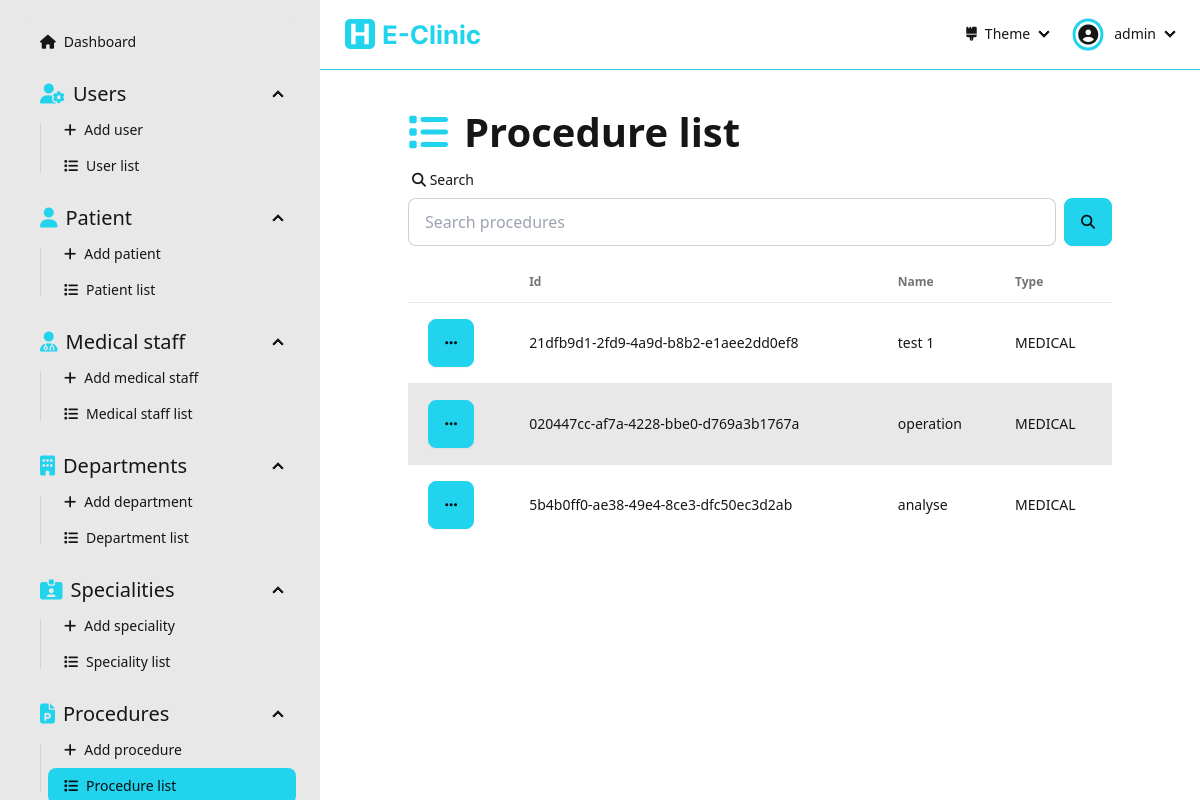
Before: /dashboard/procedures/ (signed in) with the older database file.
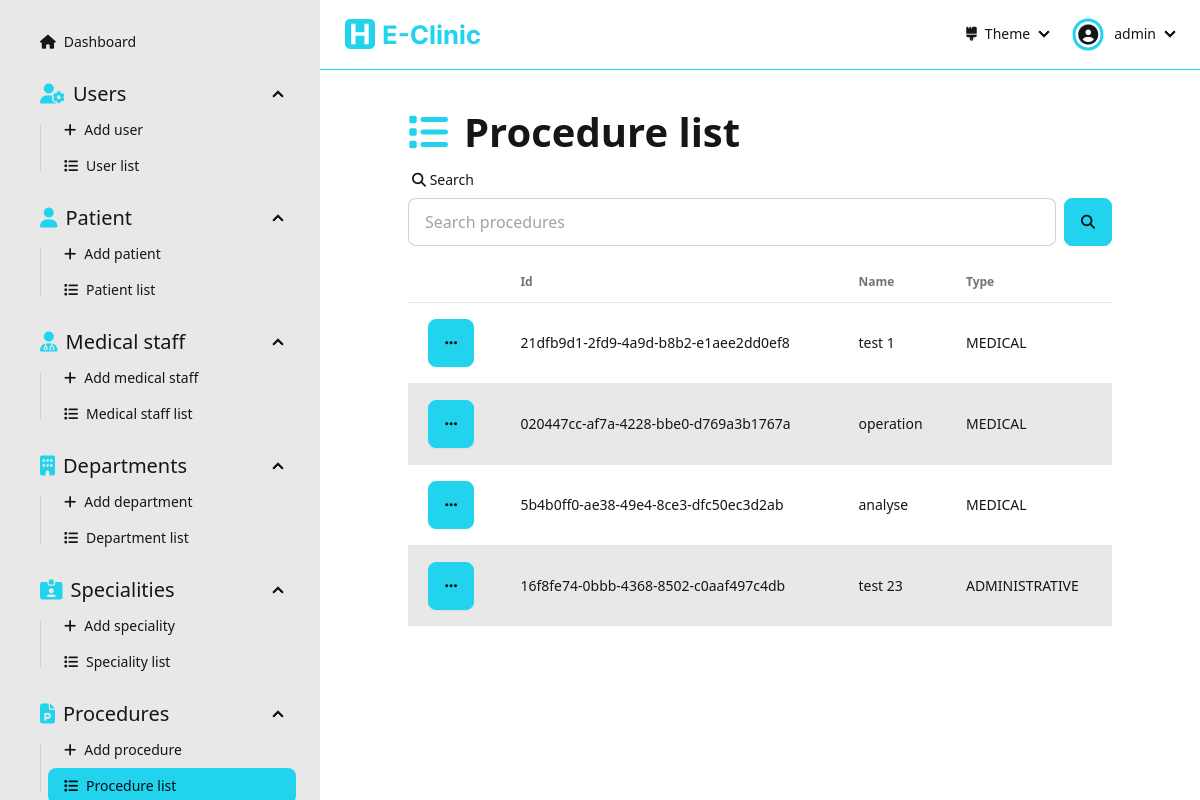
After: the same page with the newer database file.
### Dashboard/models.py (models this page shows, shortened)
class Procedure(models.Model):
  id = models.UUIDField(primary_key=True, default=uuid.uuid4, editable=False)
  name = models.CharField(max_length=256, null=False, unique=True)
  type = models.CharField(max_length=20, choices=ProcedureType.choices, null=False)

### Dashboard/views/procedures.py (the view)
# urls.py: path('dashboard/procedures/', procedures.procedureList, name='procedure-list'),
@login_required(login_url='sign-in')
def procedureList(request: HttpRequest):
  form = SearchForm(request.GET)
  procedures = []
  if form.is_valid():
    search = form.cleaned_data['search']
    procedures = Procedure.objects.filter(
      Q(id__icontains=search) |
      Q(name__icontains=search)
    )
  else:
    procedures = Procedure.objects.all()
  context = { 'procedures': procedures, 'form': form }
  return render(request, 'pages/procedure/procedure-list.html', context=context)

### Dashboard/forms.py
class SearchForm(forms.Form):
  search  = forms.CharField(required=False)

### Dashboard/templates/pages/procedure/procedure-list.html (shortened to what this page needs)
{% extends "layouts/dashboard.html" %}
{% load static %}
{% load widget_tweaks %}
{% block dashboard_content %}
  <div class="flex flex-1 flex-col items-center pb-[5rem]">
    <div class="flex flex-1 flex-col max-w-[90%] lg:max-w-[80%] justify-start w-full">
      <div class="text-[30pt] font-bold"><i class="fas fa-list text-primary mr-[1rem]"></i>Procedure list</div>
      <form action="" method="get" class="mb-[1rem]">
        <label class="form-control w-full">
          <div class="label">
            <span class="label-text"><i class="fas fa-search"></i> Search</span>
          </div>
          <div class="flex">
            {% render_field form.search placeholder="Search procedures" type="text" class+="input input-bordered w-full" %}
            <button class="btn btn-primary ml-[0.5rem]"><i class="fas fa-search"></i></button>
          </div>
        </label>
      </form>
      {% if procedures.count > 0 %}
      <div class="overflow-x-auto flex-1 flex items-start">
        <table class="table table-pin-rows table-pin-cols table-zebra">
          <thead>
            <tr>
              <td></td>
              <td>Id</td>
              <td>Name</td>
              <td>Type</td>
            </tr>
          </thead>
          <tbody>
            {% for procedure in procedures %}
              <tr>
                <td>
                  <div class="dropdown">
                    <div tabindex="0" role="button" class="btn btn-primary m-1"><i class="fas fa-ellipsis"></i></div>
                  </div>
                </td>
                <td>{{procedure.id}}</td>
                <td>{{procedure.name}}</td>
                <td>{{procedure.type}}</td>
              </tr>
            {% endfor %}
          </tbody>
        </table>
      </div>
      {% else %}
        <div class="flex flex-1 flex-col justify-center items-center h-full w-full">
          <img class="h-[30%]" src="{% static "assets/empty-list.svg" %}" alt="empty-list">
          <div class="text-[20pt]">The list is empty</div>
        </div>
      {% endif %}
    </div>
  </div>
{% endblock dashboard_content %}

Changed rows visible on the page:
added Procedure: id "16f8fe74-0bbb-4368-8502-c0aaf497c4db", name "test 23", type "ADMINISTRATIVE"
